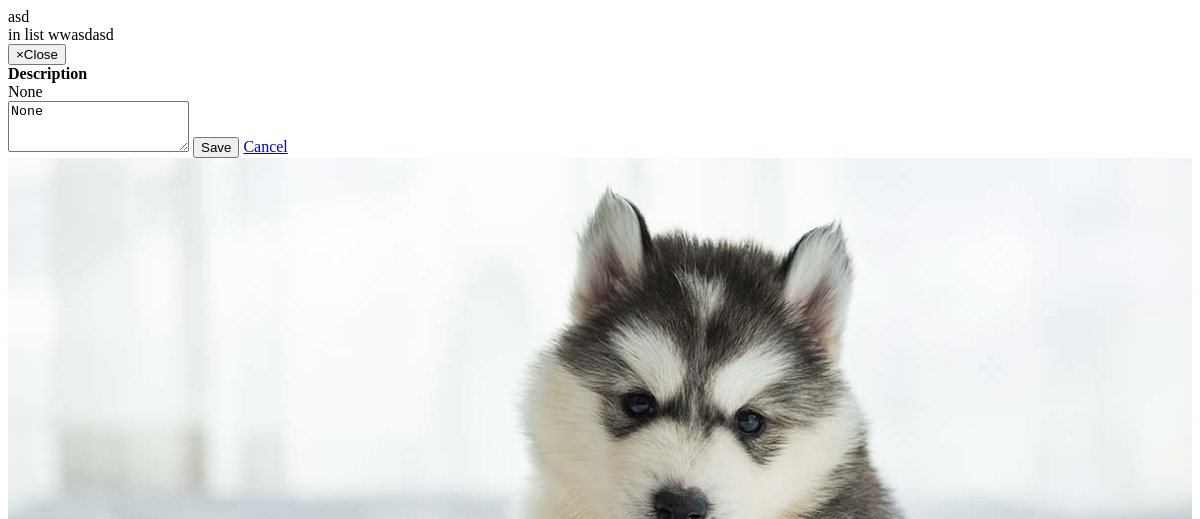
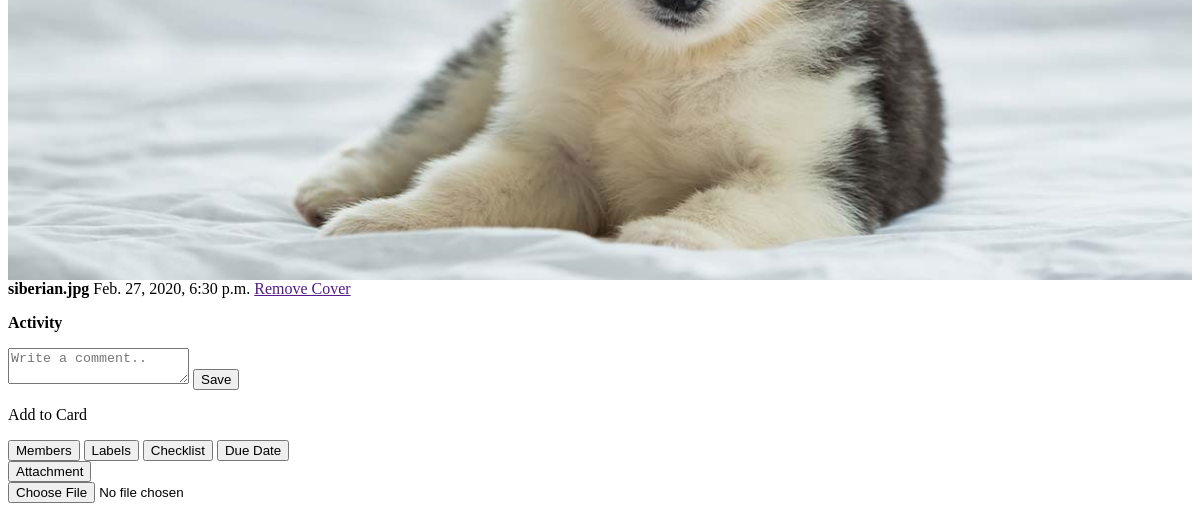
Page /card/248/detail/ on the earlier database version (2 pictures, top to bottom).
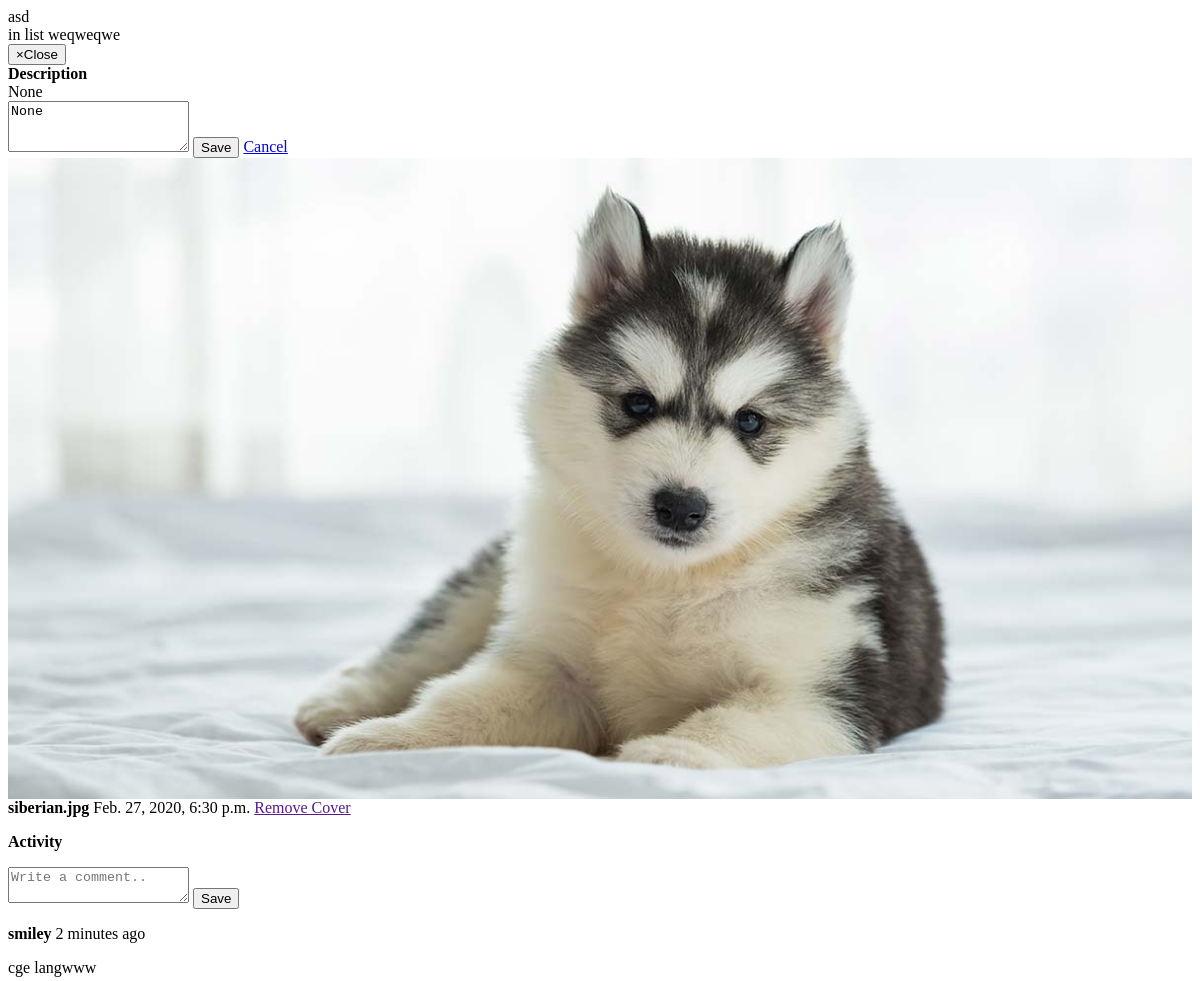
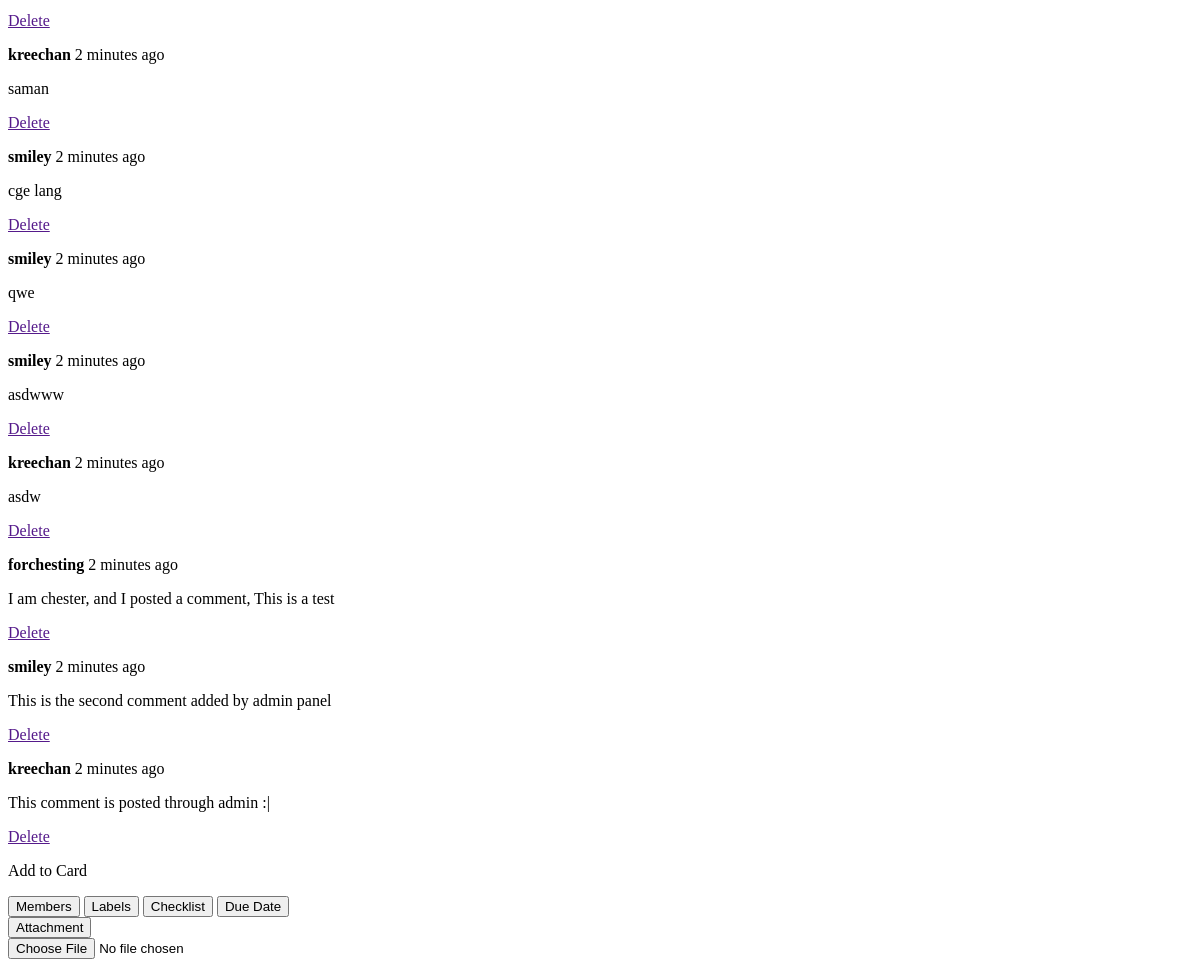
Same page on the later database version (2 pictures, top to bottom).
### list/models.py (models this page shows, shortened)
class Card(models.Model):
    title = models.CharField(max_length=500)
    description = models.TextField(max_length=200, blank=True, null=True)
    image = models.FileField(upload_to=uploadto, blank=True, null=True)
    card_image_name = models.CharField(max_length=128, blank=True, null=True)
    board = models.ForeignKey(Boardlist, on_delete=models.CASCADE, null=False)
    position = models.PositiveIntegerField(default=0)
    date_created = models.DateTimeField(auto_now_add=True)
    date_modified = models.DateTimeField(auto_now=True)

class Boardlist(models.Model):
    title = models.CharField(max_length=200)
    archived = models.BooleanField(default=False)
    date_created = models.DateTimeField(auto_now_add=True)
    date_modified = models.DateTimeField(auto_now=True)
    board = models.ForeignKey(Board, on_delete=models.CASCADE, null=True)
    def __str__(self):
        return self.title

class CardComment(models.Model):
    user = models.ForeignKey(User, on_delete=models.CASCADE,null=True, blank="True")
    comment = models.TextField(max_length=200, blank=True, null=True)
    card = models.ForeignKey(Card, on_delete=models.CASCADE,null=True, blank="True")
    date_created = models.DateTimeField(auto_now_add=True)
    date_modified = models.DateTimeField(auto_now=True)

### list/views.py (the view)
# urls.py: path('card/<int:card_id>/detail/', CardDetail.as_view(), name='card_detail'),
class CardDetail(TemplateView):
    template_name = 'board/modalcard.html'
    def get(self, *args, **kwargs):
        card_id = kwargs.get('card_id')
        card = get_object_or_404(Card, id=card_id)
        comment_list = CardComment.objects.all().order_by('-date_created')
        return render(self.request,self.template_name,{'card':card, 'comment_list': comment_list})

### list/templates/board/modalcard.html (shortened to what this page needs)
<div class="modal-content">
    <div class="container">
        <div class="modal-myheader">
            <div class="modal-title-wrapper">
                <span class="modal-title">{{card.title}}</span> <br>
                <span class="modal-frm"> in list {{ card.board }}</span>
            </div>
            <button type="button" class="close" data-dismiss="modal"><span aria-hidden="true">&times;</span><span class="sr-only">Close</span></button>
        </div>
    </div>
    <div class="container">
        <div class="row">
            <div class="col-md-9">
                <div class="row" style="width: 100%;">
                    <div class="col-md-12">
                        <div class="modal-body" style="width: 100%;">
                            <div class="modal-des-wrapper">
                                <span class="modal-des-title"> <strong> Description</strong></span><br>
                                <span class="modal-des">{{card.description}}</span>
                                <div class="des-wrapper">
                                    <textarea class="card-des-textarea" rows="3" data-card="{{card.id}}" data-url="{% url 'card_des' card.id %}" placeholder="Add a more detailed description">{{card.description}}</textarea>
                                    <button type="submit" class="btn btn-sm btn-success">Save</button>
                                    <a href="#" class="btn btn-sm btn-danger">Cancel</a>
                                </div>
                            </div>
                        </div>
                    </div>
                    <div class="col-md-12">
                        <div class="container-fluid open-image">
                            <div class="row">
                                <div class="col-md-4 card-image">
                                    {% if card.image %}
                                    <img src="{{ card.image.url}}" style="width: 100%;" alt="">
                                    {% endif %}
                                </div>
                                <div class="col-md-8 card-info">
                                    {% if card.image %}
                                    <span><strong>{{ card.card_image_name }}</strong></span>
                                    <span>{{ card.date_created }}</span>
                                    <span><a href="" class="btn btn-outline-info btn-sm">Remove Cover</a></span>
                                    {% endif %}
                                </div>
                            </div>
                        </div>
                    </div>
                    <div class="col-md-12">
                        <div class="modal-myheader">
                            <div class="modal-des-wrapper">
                                <p> <strong> Activity</strong></p>
                                <form action="{% url 'post_comment' card.id %}" method="post" class="post-form">{% csrf_token %}
                                    <textarea name="comment" placeholder="Write a comment.."></textarea>
                                    <button type="submit" class="btn btn-success btn-sm float-right">Save</button>
                                </form>
                            </div>
                        </div>
                    </div>
                    <div class="comment-wrapper">
                        <div class="col-md-12">
                            <div class="modal-myheader commend">
                                {% for comment in comment_list %}
                                <div class="single-user">
                                    <div class="modal-des-wrapper">
                                        <p class="name-post"><strong>{{ comment.user }}</strong> <span class="time-elapse">2 minutes ago</span></p>
                                        <p class="comment-post">{{ comment.comment}}</p>
                                        <span class="comment-del"><a href="">Delete</a></span>
                                    </div>
                                </div>
                                {% endfor %}
                            </div>
                        </div>
                    </div>
                </div>
            </div>
            <div class="col-md-3">
                <div class="container sidebar">
                    <p>Add to Card</p>
                    <button type="button" class="btn btn-secondary btn-sm btn-block">  Members</button>
                    <button type="button" class="btn btn-secondary btn-sm btn-block">  Labels</button>
                    <button type="button" class="btn btn-secondary btn-sm btn-block">  Checklist</button>
                    <button type="button" class="btn btn-secondary btn-sm btn-block">  Due Date</button>
                    <div class="fake-wrapper" style="position: relative;">
                        <button type="button" class="btn btn-secondary btn-sm btn-block fakebtn">  Attachment</button>
                        <form class="attach" action="{% url 'card_upload' card.id %}" method="POST" name="file" enctype="multipart/form-data">
                            <input class="master-input" type="file" name="file" onchange="submitFunc()">
                        </form>
                    </div>
                </div>
            </div>
        </div>
    </div>
</div>

Differences in the rows shown:
changed Card "asd": board "wwasdasd" → "weqweqwe"
added CardComment: user "smiley", comment "cge langwww"
added CardComment: user "kreechan", comment "saman"
added CardComment: user "smiley", comment "cge lang"
added CardComment: user "smiley", comment "qwe"
added CardComment: user "smiley", comment "asdwww"
added CardComment: user "kreechan", comment "asdw"
added CardComment: user "forchesting", comment "I am chester, and I posted a comment, This is a test"
added CardComment: user "smiley", comment "This is the second comment added by admin panel"
added CardComment: user "kreechan", comment "This comment is posted through admin :|"
